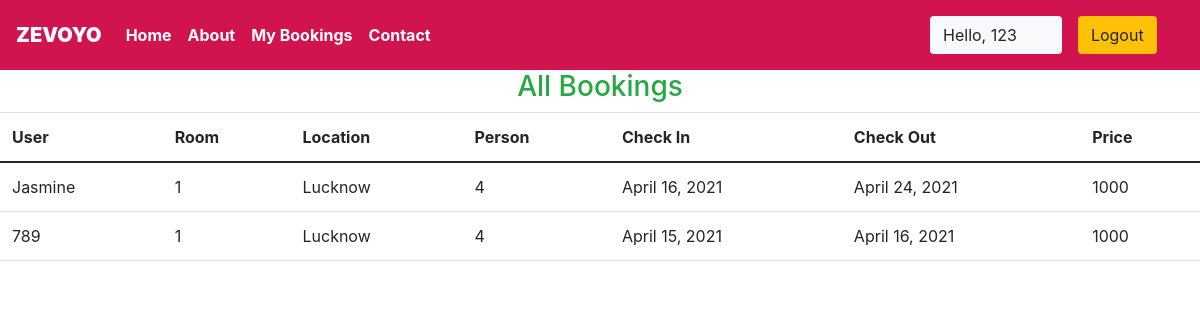
Before: /myApp/staff/allbookings/ (signed in) with the older database file.
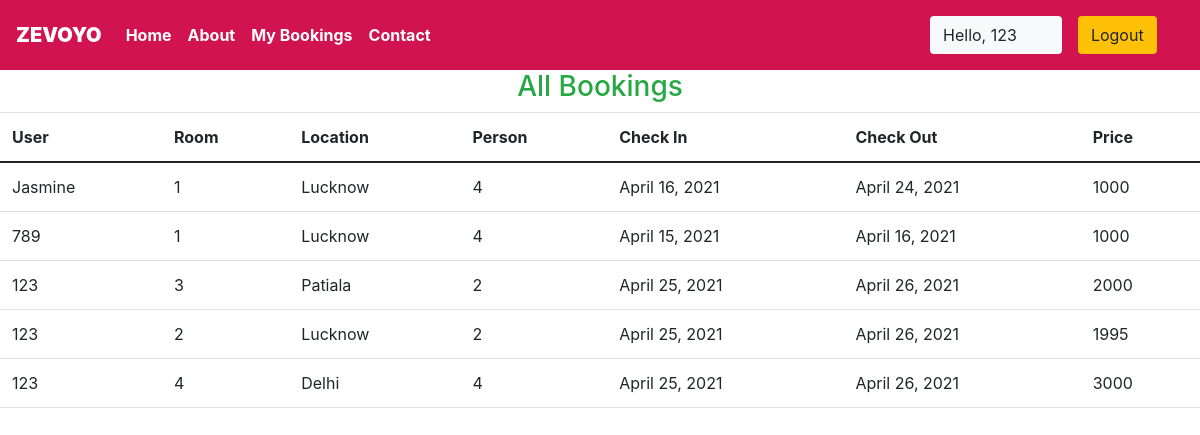
After: the same page with the newer database file.
### myApp/models.py (models this page shows, shortened)
class Reservation(models.Model):
    checkIn = models.DateField(auto_now = False)
    checkOut = models.DateField()
    room = models.ForeignKey(Rooms, on_delete = models.CASCADE)
    guest = models.ForeignKey(User, on_delete = models.CASCADE)
    bookingId = models.CharField(max_length = 100, default = 'null')

class Rooms(models.Model):
    ROOM_STATUS = (
        ('1', 'Available'),
        ('2', 'Not Available')
    )
    ROOM_TYPE = (
        ('1', 'Premimum'),
        ('2', 'Deluxe'),
        ('3', 'Basic')
    )
    roomType = models.CharField(max_length = 50, choices = ROOM_TYPE)
    capacity = models.IntegerField()
    price = models.IntegerField()
    size = models.IntegerField()
    hotel = models.ForeignKey(Hotels, on_delete = models.CASCADE)
    status = models.CharField(choices = ROOM_STATUS, max_length = 15)
    roomNumber = models.IntegerField()

class Hotels(models.Model):
    name = models.CharField(max_length = 30,default="Zevoyo")
    owner = models.CharField(max_length = 30)
    location = models.CharField(max_length = 50)
    city = models.CharField(max_length = 20)
    state = models.CharField(max_length = 15,default="Punjab")
    country = models.CharField(max_length = 20,default="India")

### myApp/views.py (the view)
# urls.py: path('staff/allbookings/', views.allBookings, name = 'allBookings'),
@login_required(login_url = '/staff')
def allBookings(request):
    bookings = Reservation.objects.all()
    if not bookings:
        messages.warning(request, "No bookings found")
    return HttpResponse(render(request, "staff/allBookings.html", {"bookings": bookings}))

### myApp/templates/staff/allBookings.html
{% extends 'basic.html' %} {% block title %} All Bookings {% endblock title %} {% block body %}
<h3 class="text-center text-success">All Bookings</h3>
<table class="table">
    <thead>
        <th>User</th>
        <th>Room</th>
        <th>Location</th>
        <th>Person</th>
        <th>Check In</th>
        <th>Check Out</th>
        <th>Price</th>
    </thead>
    {% for booking in bookings %}
    <tr>
        <td> {{ booking.guest.username }} </td>
        <td> {{ booking.room.roomNumber }} </td>
        <td> {{ booking.room.hotel.location }} </td>
        <td> {{ booking.room.capacity }} </td>
        <td> {{ booking.checkIn }} </td>
        <td> {{ booking.checkOut }} </td>
        <td> {{ booking.room.price }} </td>
    </tr>
    {% endfor %}
</table>
{% endblock body %}

Changed rows visible on the page:
added Reservation: guest.username "123", room.roomNumber "3", room.hotel.location "Patiala", room.capacity "2", checkIn "April 25, 2021", checkOut "April 26, 2021", room.price "2000"
added Reservation: guest.username "123", room.roomNumber "2", room.hotel.location "Lucknow", room.capacity "2", checkIn "April 25, 2021", checkOut "April 26, 2021", room.price "1995"
added Reservation: guest.username "123", room.roomNumber "4", room.hotel.location "Delhi", room.capacity "4", checkIn "April 25, 2021", checkOut "April 26, 2021", room.price "3000"
